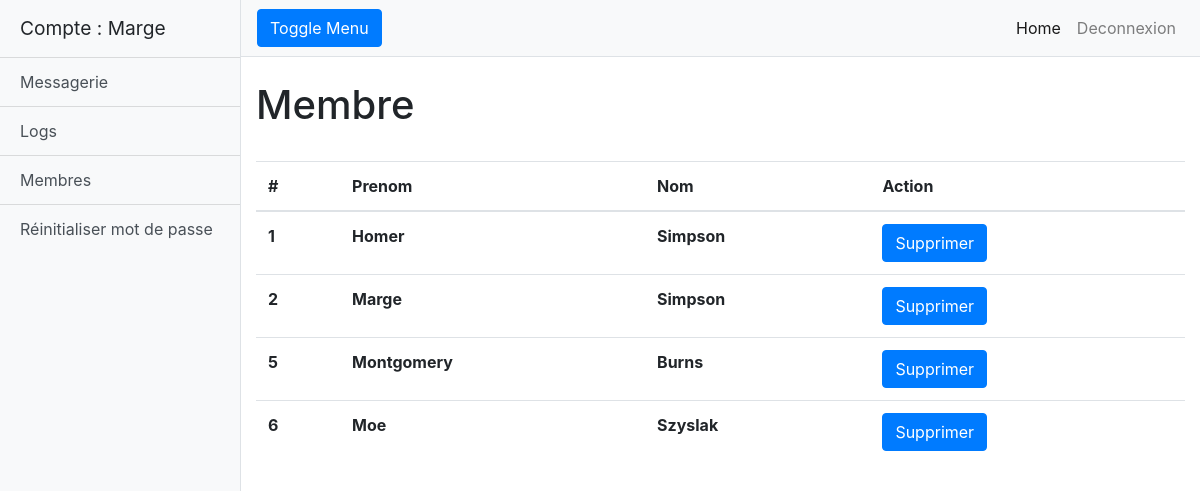
The app's page /admin/membres.php (signed in), older data.
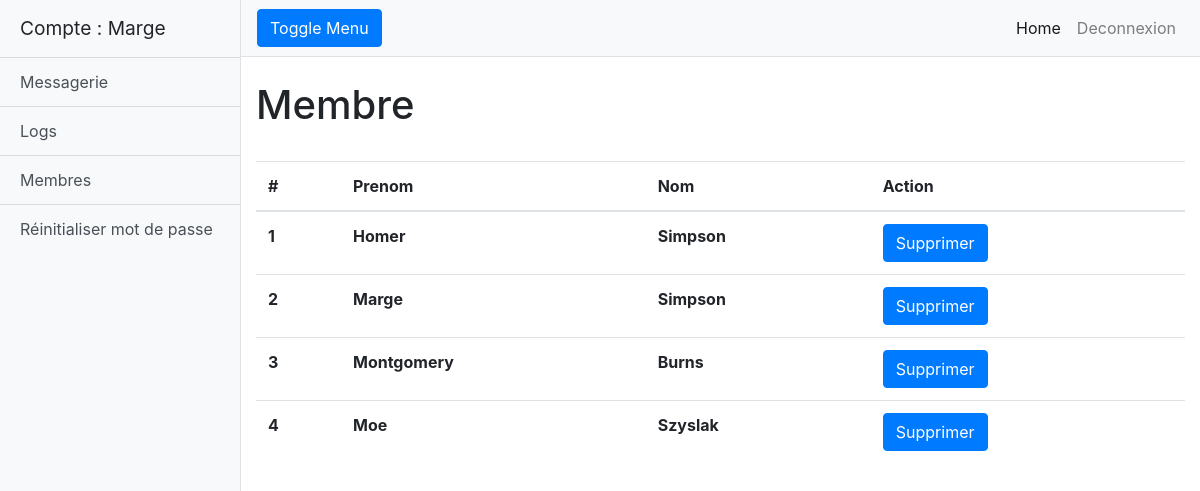
The same page, newer data.
### tables this page shows
CREATE TABLE `users` (
  `id` int(7) NOT NULL AUTO_INCREMENT,
  `prenom` varchar(255) DEFAULT NULL,
  `nom` varchar(255) DEFAULT NULL,
  `password` varchar(255) DEFAULT NULL,
  `image` varchar(255) DEFAULT NULL,
  `bio` varchar(255) DEFAULT NULL,
  PRIMARY KEY (`id`)
);

### admin/membres.php (the view, shortened to what this page needs)
<!DOCTYPE html>
<html lang="en">
<head>
  <link href="vendor/bootstrap/css/bootstrap.min.css" rel="stylesheet">
  <link href="css/simple-sidebar.css" rel="stylesheet">
</head>
<body>
  <div class="d-flex" id="wrapper">
    <div class="bg-light border-right" id="sidebar-wrapper">
      <div class="sidebar-heading">Compte : <?php echo $_SESSION['username']; ?></div>
      <div class="list-group list-group-flush">
        <a href="index.php" class="list-group-item list-group-item-action bg-light">Messagerie</a>
        <a href="logs.php" class="list-group-item list-group-item-action bg-light">Logs</a>
        <a href="membres.php" class="list-group-item list-group-item-action bg-light">Membres</a>
        <a href="changepassword.php" class="list-group-item list-group-item-action bg-light">Réinitialiser mot de passe</a>
      </div>
    </div>
    <div id="page-content-wrapper">
      <nav class="navbar navbar-expand-lg navbar-light bg-light border-bottom">
        <button class="btn btn-primary" id="menu-toggle">Toggle Menu</button>
        <div class="collapse navbar-collapse" id="navbarSupportedContent">
          <ul class="navbar-nav ml-auto mt-2 mt-lg-0">
            <li class="nav-item active">
              <a class="nav-link" href="#">Home <span class="sr-only">(current)</span></a>
            </li>
            <li class="nav-item">
              <a class="nav-link" href="logout.php">Deconnexion</a>
            </li>
          </ul>
        </div>
      </nav>
      <div class="container-fluid">
        <h1 class="mt-4">Membre</h1><br>
        <table class="table">
		  <thead>
		    <tr>
		      <th scope="col">#</th>
		      <th scope="col">Prenom</th>
		      <th scope="col">Nom</th>
		      <th scope="col">Action</th>
		    </tr>
		  </thead>
		  <tbody>
        <?php
        	$bdd = new PDO('mysql:host=db;dbname=noob;charset=utf8', 'root', 'password123!');
        	$reponse = $bdd->query('SELECT * FROM users');
        	while ($data = $reponse->fetch()) {
        		echo "<tr>";
        		echo "<th scope='col'>".$data['id']."</th>";
        		echo "<th scope='col'>".$data['prenom']."</th>";
        		echo "<th scope='col'>".$data['nom']."</th>";
        		echo "<th scope='col'><button class='btn btn-primary'>Supprimer</button></th>";
        	}
        	?>
      </div>
    </div>
  </div>
</body>
</html>

### admin/css/simple-sidebar.css (style rules this page uses)
body { overflow-x: hidden; }
#sidebar-wrapper { min-height: 100vh; margin-left: -15rem; -webkit-transition: margin .25s ease-out; -moz-transition: margin .25s ease-out; -o-transition: margin .25s ease-out; transition: margin .25s ease-out; }
#sidebar-wrapper .sidebar-heading { padding: 0.875rem 1.25rem; font-size: 1.2rem; }
#sidebar-wrapper .list-group { width: 15rem; }
#page-content-wrapper { min-width: 100vw; }
@media (min-width: 768px) { #sidebar-wrapper { margin-left: 0; } }
@media (min-width: 768px) { #page-content-wrapper { min-width: 0; width: 100%; } }

Row changes from the older to the newer data that the page shows:
removed users: id "5", prenom "Montgomery", nom "Burns"
removed users: id "6", prenom "Moe", nom "Szyslak"
added users: id "3", prenom "Montgomery", nom "Burns"
added users: id "4", prenom "Moe", nom "Szyslak"
